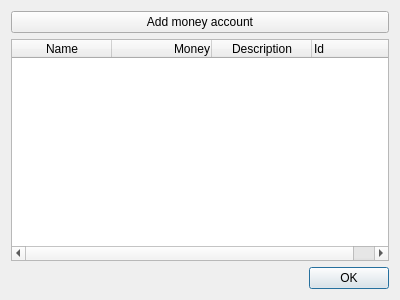
<?xml version="1.0" encoding="UTF-8"?>
<ui version="4.0">
 <class>AccountsForm</class>
 <widget class="QDialog" name="AccountsForm">
  <property name="geometry">
   <rect>
    <x>0</x>
    <y>0</y>
    <width>400</width>
    <height>300</height>
   </rect>
  </property>
  <property name="windowTitle">
   <string>Household Budget - Money Accounts</string>
  </property>
  <layout class="QVBoxLayout" name="verticalLayout">
   <item>
    <widget class="QPushButton" name="pushButton_addAccount">
     <property name="text">
      <string>Add money account</string>
     </property>
    </widget>
   </item>
   <item>
    <widget class="QTreeWidget" name="treeWidget_accounts">
     <column>
      <property name="text">
       <string>Name</string>
      </property>
      <property name="textAlignment">
       <set>AlignHCenter|AlignVCenter|AlignCenter</set>
      </property>
     </column>
     <column>
      <property name="text">
       <string>Money</string>
      </property>
      <property name="textAlignment">
       <set>AlignRight|AlignVCenter</set>
      </property>
     </column>
     <column>
      <property name="text">
       <string>Description</string>
      </property>
      <property name="textAlignment">
       <set>AlignHCenter|AlignVCenter|AlignCenter</set>
      </property>
     </column>
     <column>
      <property name="text">
       <string>Id</string>
      </property>
     </column>
    </widget>
   </item>
   <item>
    <widget class="QDialogButtonBox" name="buttonBox">
     <property name="orientation">
      <enum>Qt::Horizontal</enum>
     </property>
     <property name="standardButtons">
      <set>QDialogButtonBox::Ok</set>
     </property>
    </widget>
   </item>
  </layout>
 </widget>
 <resources/>
 <connections>
  <connection>
   <sender>buttonBox</sender>
   <signal>accepted()</signal>
   <receiver>AccountsForm</receiver>
   <slot>accept()</slot>
   <hints>
    <hint type="sourcelabel">
     <x>199</x>
     <y>279</y>
    </hint>
    <hint type="destinationlabel">
     <x>199</x>
     <y>149</y>
    </hint>
   </hints>
  </connection>
  <connection>
   <sender>buttonBox</sender>
   <signal>rejected()</signal>
   <receiver>AccountsForm</receiver>
   <slot>reject()</slot>
   <hints>
    <hint type="sourcelabel">
     <x>199</x>
     <y>279</y>
    </hint>
    <hint type="destinationlabel">
     <x>199</x>
     <y>149</y>
    </hint>
   </hints>
  </connection>
 </connections>
</ui>
